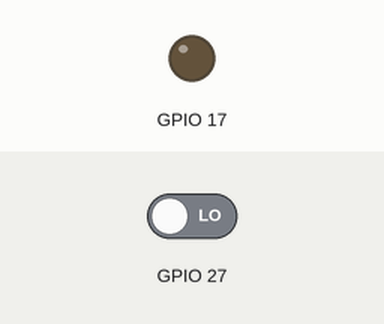
Bench run of a program on a simulated Raspberry Pi (BCM pin numbers). Parts: output pins drawn as LEDs (lit = HIGH). The test bench sets the inputs (shaded band); at power-on: GPIO 27 LOW.

Above: at 1.2 s.
1.3 s: GPIO 27 driven HIGH
At 1.9 s:
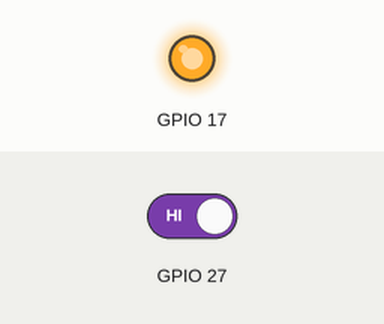
2.8 s: GPIO 27 driven LOW
At 4.2 s:
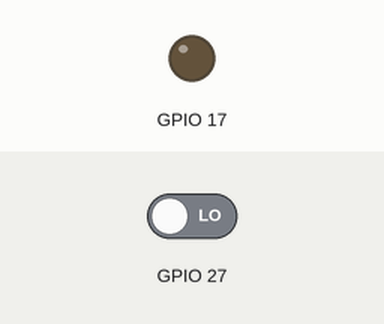
Timing chart, 0 to 5.8 s (numbered marks = the images above; inputs shaded):
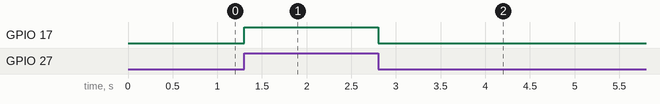

The program:

RP5_gpio_th.py
```python
import gpiod
LED_PIN = 17
BUTTON_PIN = 27
chip = gpiod.Chip('gpiochip4')
led_line = chip.get_line(LED_PIN)
button_line = chip.get_line(BUTTON_PIN)
led_line.request(consumer="LED", type=gpiod.LINE_REQ_DIR_OUT)
button_line.request(consumer="Button", type=gpiod.LINE_REQ_DIR_IN)
try:
   while True:
       button_state = button_line.get_value()
       if button_state == 1:
           led_line.set_value(1)
       else:
           led_line.set_value(0)
finally:
   led_line.release()
button_line.release()
```

Measured:
- after the input at 1.3 s, GPIO 17: LOW → HIGH at once
- after the input at 2.8 s, GPIO 17: HIGH → LOW at once
